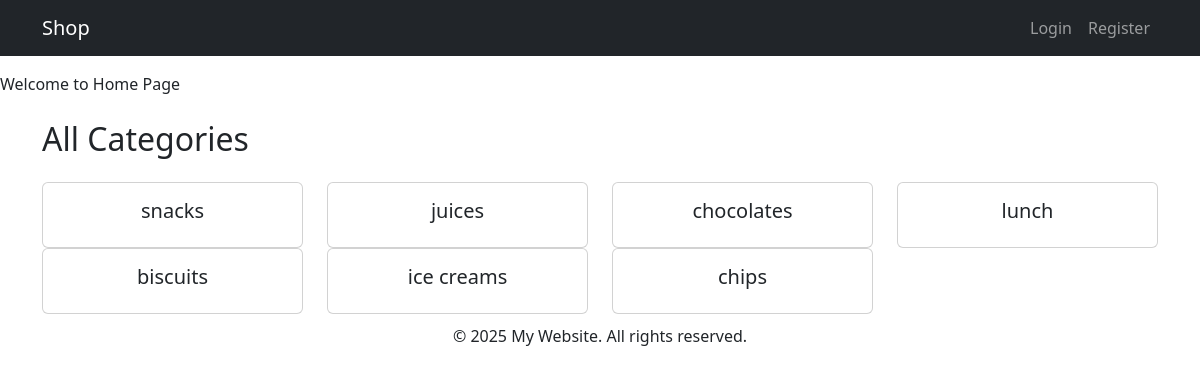
The app's page /, older data.
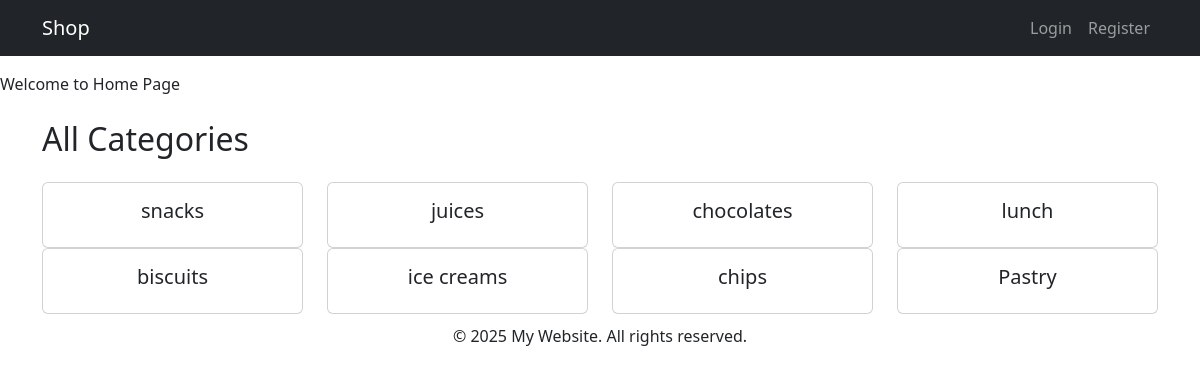
The same page, newer data.
### backend/models.py (models this page shows, shortened)
class Category(models.Model):
    id=models.BigAutoField(primary_key=True)
    name=models.CharField(max_length=255)
    class Meta:
        db_table='category'

### frontend/views.py (the view, shortened to what this page needs)
# urls.py: 2. Add a URL to urlpatterns:  path('', views.home, name='home')
def home(request):
    user = request.user
    data = {}
    if user.is_authenticated:
        cart_items = Cart.objects.filter(custom_user=user)
        grand_total = Cart.grand_total(customer_id=user.id)
        data['cart_items'] = cart_items
        data['grand_total'] = grand_total
        data['cart_count'] = cart_items.count()
    else:
        data['cart_items'] = []
        data['grand_total'] = 0
        data['cart_count'] = 0
    categories = Category.objects.prefetch_related('products').all()
    data['categories'] = categories
    category_name = request.GET.get('category')  # e.g., "Women"
    data['category_present'] = False
    return render(request, 'frontend/home.html', data)

### frontend/templates/frontend/home.html (shortened to what this page needs)
{% extends 'frontend/layout/app.html' %}
{% block content %}
Welcome to Home Page
<div class="container mt-4">
  <h2 class="mb-4">All Categories</h2>
  <div class="row">
    {% for category in categories %}
      <div class="col-md-3">
        <a href="?category={{ category.name }}" class="text-decoration-none">
          <div class="card text-center">
            <div class="card-body">
              <h5 class="card-title">{{ category.name }}</h5>
            </div>
          </div>
        </a>
      </div>
    {% endfor %}
  </div>
</div>
{% endblock %}

Row changes from the older to the newer data that the page shows:
added Category: name "Pastry"
